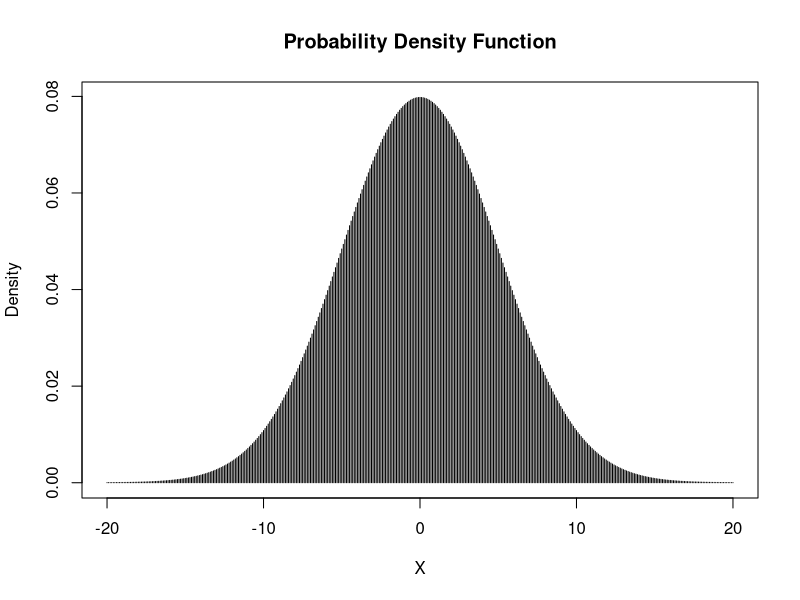

Recreate this plot in R. (Note: this script raises an error after producing the figure.)
################################################
##########  Probability Distribution  ##########
################################################

# Identify your current working directory
getwd()

# Setting the working directory for your project or work
setwd("Enter your working directory here!")

### Probability Distribution in R

# Plotting the Normal Distribution
# Simulating normal distributed data set
# Assign a sequence of numbers from -20 to 20 and increment by 0.1 to x
x <- seq(-20, 20, by = 0.1)

# Generate the density values with zero mean and standard deviation of 5
y <- dnorm(x, mean = 0, sd = 5)

# Plot the simulated normal distribution data
plot(x, y,
     main = "Probability Density Function",
     xlab = "X",
     ylab = "Density",
     type = "h")


# Plot the Standard Normal Distribution
# Create the x-axis scores
c <- seq(-4,4, length = 1000)

# Calcualte the density for each score on the x-axis
d <- dnorm(x)

# Plot the Standard Normal Distribution 
plot(c, d, 
     main = "Standard Normal Distriubtion",
     xlab = "z scores",
     ylab = "Density",
     type = "h",
     col = "grey50")
lines(c, d, col = "red")


# Plot the Normal Frequency Distrubtion
# Create a sample of 1000 numbers which are normally distributed
f <- rnorm(1000)

# By default, the rnorm() generate ramdom data with zero mean 
# and standard deviation = 1
mean(f)
sd(f)

# Plot the Normal Frequency Distribution 
hist(f, 
     main = "Normal Distribution",
     xlab = "")


# ---------------------------------------------------------------------#

# Normal Distribution Function
# pnorm() calculates P(X < x) with given mean and standard deviation

# e.g. P(X < 27.4) given X is normal with mean 50 and standard deviation 20
pnorm(27.4, mean = 50, sd = 20)

# Example:
# Suppose widgit weights produced at Acme Widgit Works have 
# weights that are normally distributed with mean 17.46 grams and variance 375.67 grams. 
# What is the probability that a randomly chosen widgit weighs more then 19 grams?
# P(X > 19) = 1 = P(X < 19)
1 - pnorm(19, mean = 17.64, sd = sqrt(375.67))

# qnorm() calculates the inverse c.d.f. of the normal distribution

# e.g. Score x that is at 80 percentile in a normal distribution with mean 10 and sd 1.75
qnorm(0.8, mean = 10, sd = 1.75)

# Example:
# Suppose IQ scores are normally distributed with mean 100 and standard deviation 15. 
# What is the 95th percentile of the distribution of IQ scores?
qnorm(0.95, mean = 100, sd = 15)


# rnorm() simulates random variates having a specific normal distribution
# dnorm() calculates the p.d.f. of the normal distribution (generally used for plotting the p.d.f)
# Generate 1000 i.i.d. normal random numbers with mean 100 and sd 15
x <- rnorm(1000, mean = 100, sd = 15)

# Plot the simulated data on a histogram 
h <- hist(x, color = "grey", xlab = "x scores",
          main = "Historgram with Normal Curve")

# Graphs the p.d.f. of the same normal distribution
xfit <- seq(min(x), max(x), length = 100)
yfit <- dnorm(xfit, mean = mean(x), sd = sd(x))
yfit <- yfit*diff(h$mids[1:2])*length(x)
lines(xfit, yfit, col = "blue", lwd = 2)

#-----------------------------------------------------------------------#


### Binomial Distribution Function

# Plotting the binomial distribution
# Create a sample of 50 which are incremented by 1
x <- seq(0, 50, by = 1)

# Calculate the binomial distribution density with p = 0.5
y <- dbinom(x, 50, 0.5)

# Plot the data
plot(x, y,
     main = "Binomial Distribution with p = 0.5",
     xlab = "Number of Success",
     ylab = "Density",
     type = "h",
     col = "gray50")

# Calculate the binomial distribution density with p = 0.2
y <- dbinom(x, 50, 0.2)

# Plot the data
plot(x, y,
     main = "Binomial Distribution with p = 0.2",
     xlab = "Number of Success",
     ylab = "Density",
     type = "h",
     col = "gray50")

# Calculate the binomial distribution density with p = 0.8
y <- dbinom(x, 50, 0.8)

# Plot the data
plot(x, y,
     main = "Binomial Distribution with p = 0.8",
     xlab = "Number of Success",
     ylab = "Density",
     type = "h",
     col = "gray50")

# Create a binomial frequency distribution histogram
# Create a simulate data with p = 0.5, 10 trials each time, and repeats 10000 times
z <- rbinom(10000, 10, 0.5)

# Plot the binomial frequency distribution with hist()
hist(z,
     main = "Binomial Frequency Distribution",
     xlab = "Number of Success",
     ylab = "Frequency",
     col = "chocolate",
     labels = TRUE)

#---------------------------------------------------------------------#

# Binomial Distribution Functions

# dbinom() calculates the p.d.f. of the binomial distribution

# e.g. P(X =27) when X has Binomial(100, 0.25) distribution
dbinom(27, size = 100, prob = 0.25)

# Example:
# Suppose widgits produced at Acme Widgit Works have probability 0.005 of being defective. 
# Suppose widgits are shipped in cartons containing 25 widgits. 
# What is the probability that a randomly chosen carton contains exactly one defective widgit?
# P(X = 1) given that X has the Binomial(25, 0.005) distribution
dbinom(1, size = 25, prob = 0.005)


# pbinom() calculates the c.d.f. of the binomial distribution.

# e.g. P(X <= 27) when X has Binomial(100, 0.25) distribution
pbinorm(27, size = 100, prob = 0.25)

# Example:
# Suppose widgits produced at Acme Widgit Works have probability 0.005 of being defective. 
# Suppose widgits are shipped in cartons containing 25 widgits. 
# What is the probability that a randomly chosen carton contains no more than one defective widgit?
# P(X <= 1) given X has the Binomial(25, 0.005) distribution
pbinom(1, size = 25, prob = 0.005)


# qbinom() calculates the inverse c.d.f. of hte binomial distribution.

# e.g. Calculate the 10th quantile of the Binomial(10, 0.25) distribution
pbinom(0.1, 10, 0.25)
